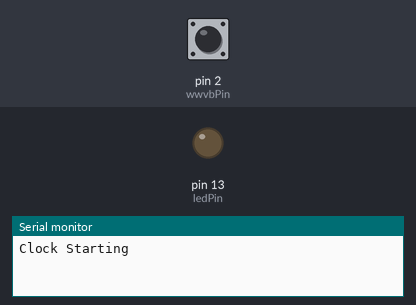
A sketch run on a simulated Arduino Uno, built with avr-gcc and run on an emulated ATmega328P. On the bench: output pins drawn as LEDs (lit = HIGH), the last lines printed to the serial monitor. Dashed ring = blinking. The test bench sets the inputs (shaded band); at power-on: pin 2 (wwvbPin) LOW.

Above: at 1.2 s.
1.3 s: pin 2 (wwvbPin) pulsed HIGH 5 times (0.12 s each, 0.3 s apart)
At 1.57 s:
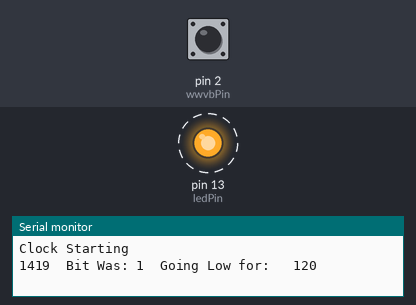
At 3.7 s:
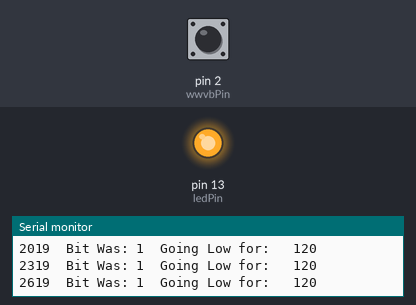
Timing chart, 0 to 5.2 s (numbered marks = the images above; inputs shaded):
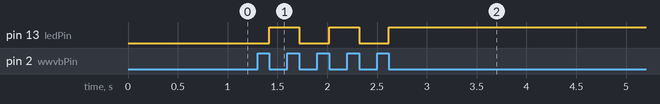

Measured:
- after the input at 1.3 s, pin 13 (ledPin): alternates HIGH for 0.30 s and LOW for 0.30 s, 5 changes in all, then stays HIGH, starting after 0.12 s

The sketch:

radioclock2.ino
```cpp
#define wwvbPin 2
#define ledPin 13
#define LOW 0
#define HIGH 1

int pulseStart,pulseEnd,pulseWidth = 0;
boolean pulseStatus = false;
int sigWas = LOW;

void pulse() {
  int sig = digitalRead(wwvbPin) ;

  if(pulseStart == 0) {
    pulseStart = millis() ;
    sigWas = sig;
    return ;
  }

  // If we've going high after a low, this starts a pulse.  Get the time.
/*
  if(sig == HIGH && pulseStart == 0) {
    pulseStart = millis() ;
    return ;
  }

*/
/*
  // If we see a high but haven't seen a low, just ignore the transition.

  if(sig == HIGH) {
    return ;
  }
*/
  // If we haven't seen a start of pulse and have a low, just ignore.
/*
  if(pulseStart == 0) {
    return ;
  }
  */

  // We got a pulse.  Compute the duration.

  pulseEnd = millis() ;
  pulseWidth = pulseEnd - pulseStart ;
  pulseStart = 0 ;
  pulseStatus = !pulseStatus;
  if ( !pulseStatus ) {
    digitalWrite(ledPin,LOW);
  } else {
    digitalWrite(ledPin,HIGH);
  }

  Serial.print(millis());
  Serial.print("\t");

  Serial.print("Bit Was: ");
  Serial.print(sigWas);
  Serial.print("\t");


  if (sigWas == LOW) {
    Serial.print("Going High for: ");
  } else {
    Serial.print("Going Low for: ");
  }


  Serial.print("\t");
  Serial.println(pulseWidth);  // prints hello with ending line break

}
  // This interrupt routine continues building a data frame and setting
  // the clock.

void setup() {
attachInterrupt(0, pulse, CHANGE) ;
Serial.begin(9600);           // set up Serial library at 9600 bps
Serial.println("Clock Starting");  // prints hello with ending line break
pinMode(ledPin, OUTPUT);
//digitalWrite(ledPin,HIGH);
}

void loop() {
}
```
